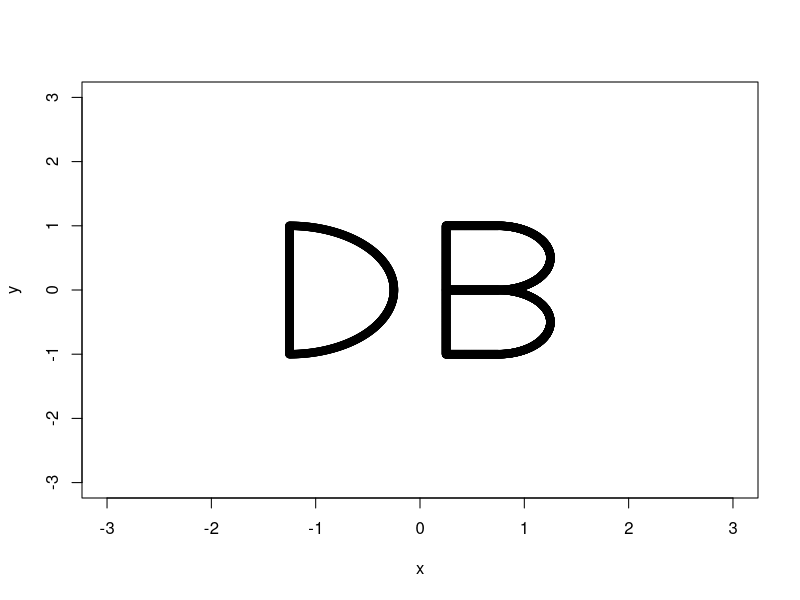
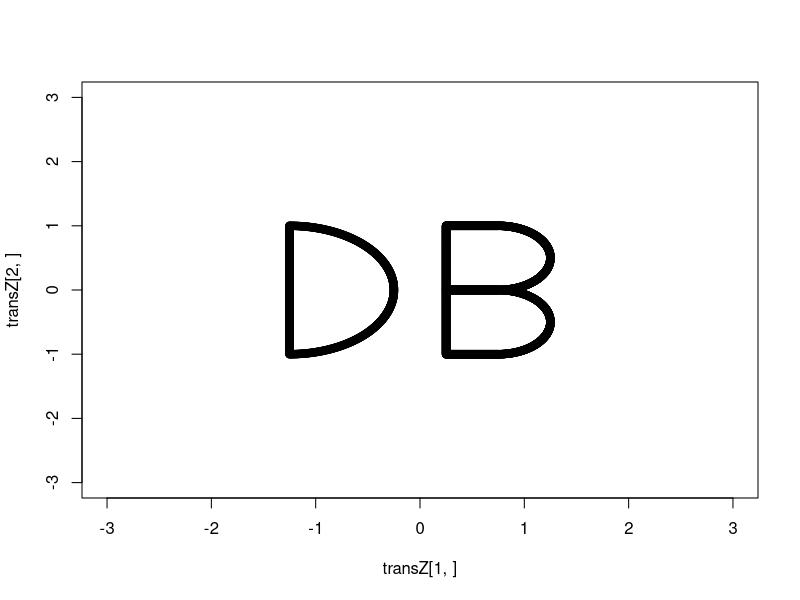
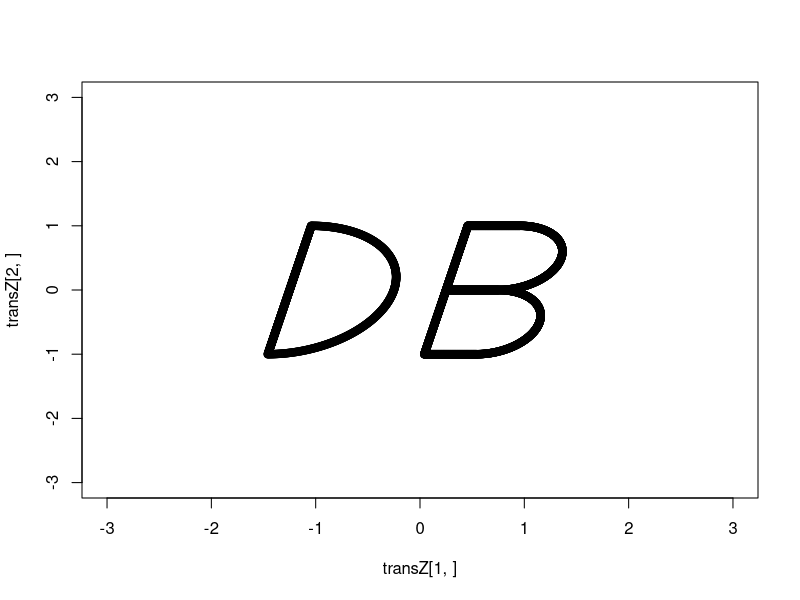
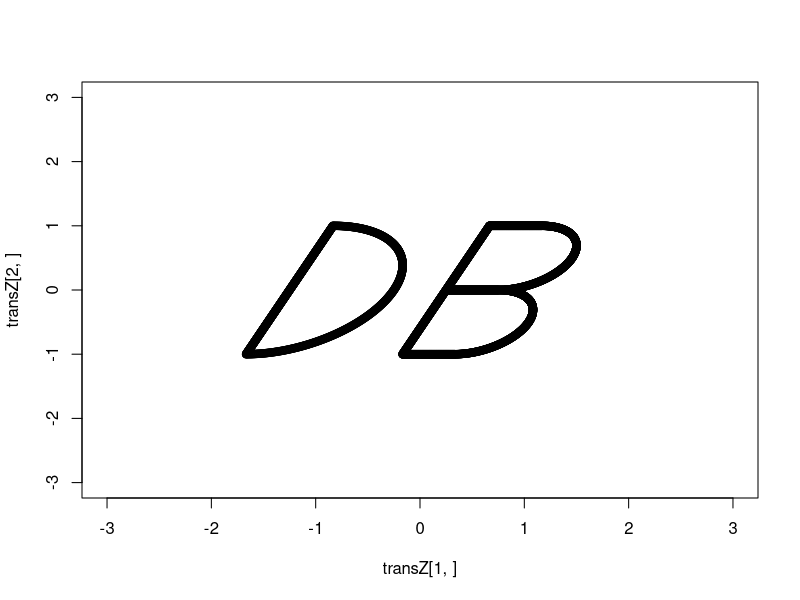
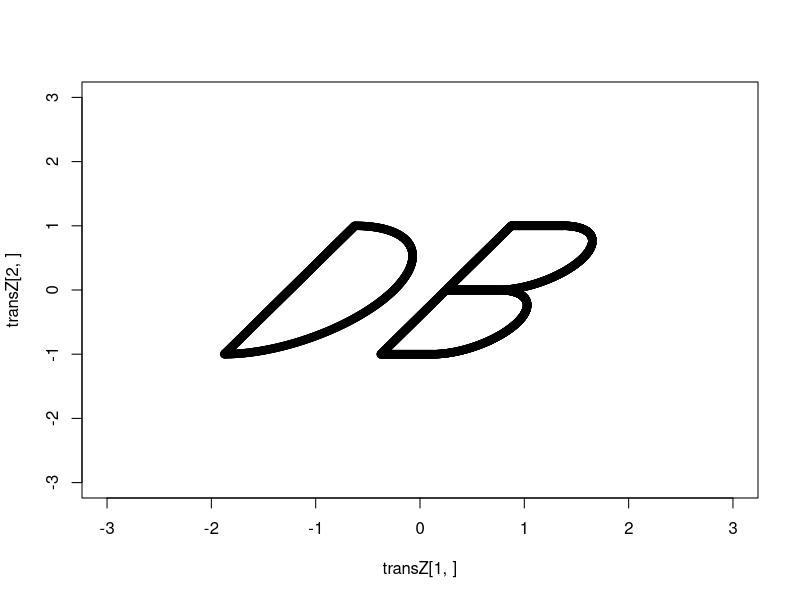
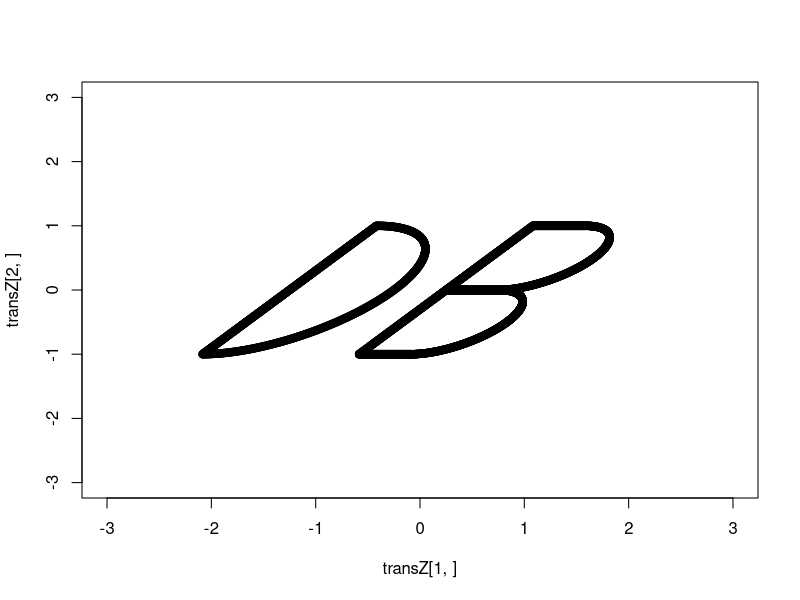
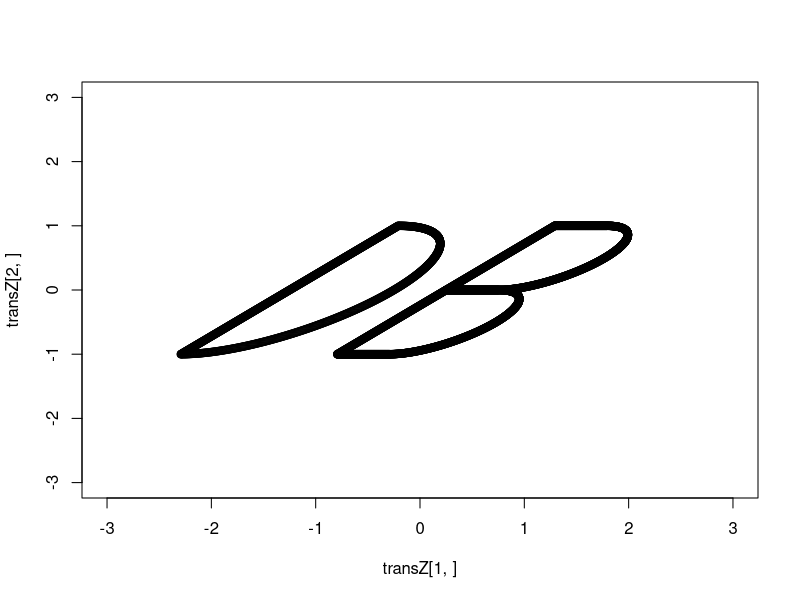
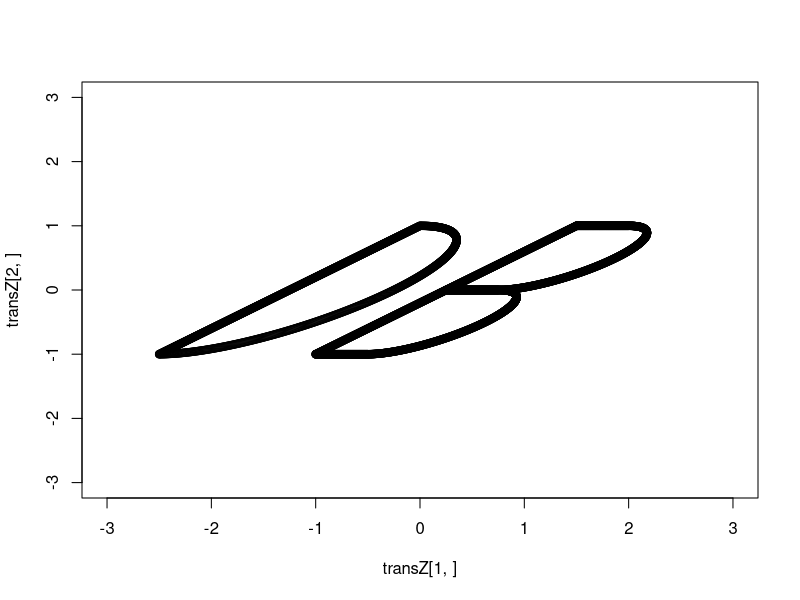

Generate these figures, in order, with R:
## ---- chunk 1
knitr::opts_chunk$set(echo = TRUE)
## ---- chunk 2

x=c(rep(-1.25,500),
    cos(seq(-pi/2,pi/2,length.out=500))-1.25,
    rep(.25,500),
    seq(.25,.75,length.out=500),
    seq(.25,.75,length.out=500),
    seq(.25,.75,length.out=500),
    .5*cos(seq(-pi/2,pi/2,length.out=500))+.75,
    .5*cos(seq(-pi/2,pi/2,length.out=500))+.75)

y=c(seq(-1,1,length.out=500),
    sin(seq(-pi/2,pi/2,length.out=500)),
    seq(-1,1,length.out=500),
    rep(-1,500),
    rep(0,500),
    rep(1,500),
    .5*sin(seq(-pi/2,pi/2,length.out=500))+.5
    ,.5*sin(seq(-pi/2,pi/2,length.out=500))-.5)

z=rbind(x,y)

plot(y~x, xlim=c(-3,3), ylim=c(-3,3))
## ---- chunk 3
leftMultiply <- function(x,y) {
  x %*% y
}

leftMultiply(diag(3),matrix(seq(1,9), nrow=3, ncol = 3))
## ---- chunk 4
x11()

for (shear_factor in seq(0,5,length.out=25)) {
  transZ <- apply(z,2,function(x) leftMultiply(matrix(c(1,0,shear_factor,1),nrow = 2, ncol = 2),x))
  plot(transZ[2,]~transZ[1,], xlim = c(-3,3), ylim = c(-3,3))
}

## ---- chunk 5
x11()

for (shear_factor in seq(0,5,length.out=25)) {
  transZ <- apply(z,2,function(x) leftMultiply(matrix(c(1,shear_factor,0,1),nrow = 2, ncol = 2),x))
  plot(transZ[2,]~transZ[1,], xlim = c(-3,3), ylim = c(-3,3))
}

## ---- chunk 6
x11()

for (scaling_factor in seq(1,5,length.out=25)) {
  transZ <- apply(z,2,function(x) leftMultiply(matrix(c(scaling_factor,0,0,1),nrow = 2, ncol = 2),x))
  plot(transZ[2,]~transZ[1,], xlim = c(-3,3), ylim = c(-3,3))
}
## ---- chunk 7
x11()

for (scaling_factor in seq(1,0,length.out=25)) {
  transZ <- apply(z,2,function(x) leftMultiply(matrix(c(1,0,0,scaling_factor),nrow = 2, ncol = 2),x))
  plot(transZ[2,]~transZ[1,], xlim = c(-3,3), ylim = c(-3,3))
}
## ---- chunk 8
x11()

for (scaling_factor in seq(5,0,length.out=25)) {
  transZ <- apply(z,2,function(x) leftMultiply(matrix(c(scaling_factor,0,0,scaling_factor),nrow = 2, ncol = 2),x))
  plot(transZ[2,]~transZ[1,], xlim = c(-3,3), ylim = c(-3,3))
}
## ---- chunk 9
x11()

for (theta in seq(0,2*pi,length.out=50)) {
  transZ <- apply(z,2,function(x) leftMultiply(matrix(c(cos(theta),-sin(theta),sin(theta),cos(theta)),nrow = 2, ncol = 2),x))
  plot(transZ[2,]~transZ[1,], xlim = c(-3,3), ylim = c(-3,3))
}
## ---- chunk 10
x11()

z3d <- rbind(z,rep(0,ncol(z)))

for (theta in seq(0,2*pi,length.out=50)) {
  transZ <- apply(z3d,2,function(x) leftMultiply(matrix(c(cos(theta),0,-sin(theta),0,1,0,sin(theta),0,cos(theta)),nrow = 3, ncol = 3),x))
  plot(transZ[2,]~transZ[1,], xlim = c(-3,3), ylim = c(-3,3))
}

